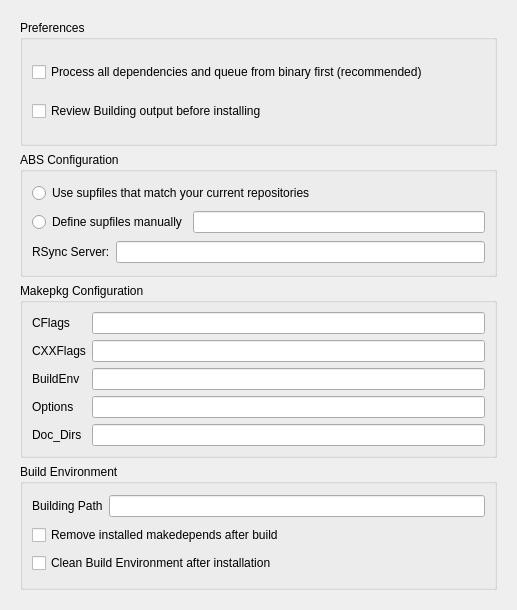
<?xml version="1.0" encoding="UTF-8"?>
<ui version="4.0">
 <class>Form</class>
 <widget class="QWidget" name="Form">
  <property name="geometry">
   <rect>
    <x>0</x>
    <y>0</y>
    <width>400</width>
    <height>300</height>
   </rect>
  </property>
  <property name="windowTitle">
   <string>Form</string>
  </property>
  <layout class="QHBoxLayout" name="horizontalLayout_5">
   <item>
    <widget class="QStackedWidget" name="stackedWidget">
     <property name="sizePolicy">
      <sizepolicy hsizetype="Minimum" vsizetype="Minimum">
       <horstretch>0</horstretch>
       <verstretch>0</verstretch>
      </sizepolicy>
     </property>
     <property name="currentIndex">
      <number>3</number>
     </property>
     <widget class="QWidget" name="Seite">
      <layout class="QVBoxLayout">
       <item>
        <widget class="QGroupBox" name="groupBox_5">
         <property name="title">
          <string>Favourite Actions</string>
         </property>
         <property name="alignment">
          <set>Qt::AlignLeading</set>
         </property>
         <layout class="QGridLayout" name="_2">
          <item row="0" column="0">
           <widget class="QLabel" name="label_7">
            <property name="text">
             <string>When Upgrading System:</string>
            </property>
           </widget>
          </item>
          <item row="1" column="0">
           <layout class="QHBoxLayout" name="_3">
            <item>
             <widget class="QRadioButton" name="upNowRadio">
              <property name="text">
               <string>Upgrade Immediately</string>
              </property>
             </widget>
            </item>
            <item>
             <widget class="QRadioButton" name="addUpRadio">
              <property name="text">
               <string>Add Upgradeable Packages To Queue</string>
              </property>
             </widget>
            </item>
            <item>
             <widget class="QRadioButton" name="askUpRadio">
              <property name="text">
               <string>Ask</string>
              </property>
             </widget>
            </item>
           </layout>
          </item>
          <item row="2" column="0">
           <widget class="Line" name="line">
            <property name="orientation">
             <enum>Qt::Horizontal</enum>
            </property>
           </widget>
          </item>
          <item row="3" column="0">
           <widget class="QLabel" name="label_8">
            <property name="text">
             <string>When Processing Queue</string>
            </property>
           </widget>
          </item>
          <item row="4" column="0">
           <widget class="QCheckBox" name="keepQueueTrayBox">
            <property name="text">
             <string>Keep application running in System Tray only</string>
            </property>
           </widget>
          </item>
         </layout>
        </widget>
       </item>
       <item>
        <widget class="QGroupBox" name="groupBox_6">
         <property name="title">
          <string>GUI Startup</string>
         </property>
         <layout class="QFormLayout" name="formLayout">
          <item row="1" column="0">
           <widget class="QCheckBox" name="startTrayBox">
            <property name="text">
             <string>Start in the System Tray</string>
            </property>
           </widget>
          </item>
          <item row="2" column="0">
           <widget class="QCheckBox" name="splashScreenBox">
            <property name="text">
             <string>Show Splashscreen</string>
            </property>
           </widget>
          </item>
          <item row="3" column="0">
           <widget class="QLabel" name="label_22">
            <property name="text">
             <string>Use the following language:</string>
            </property>
           </widget>
          </item>
          <item row="3" column="1">
           <widget class="QComboBox" name="languageCombo">
            <property name="maximumSize">
             <size>
              <width>100</width>
              <height>16777215</height>
             </size>
            </property>
           </widget>
          </item>
          <item row="0" column="0">
           <widget class="QCheckBox" name="disableTray">
            <property name="text">
             <string>Disable Tray Icon</string>
            </property>
           </widget>
          </item>
         </layout>
        </widget>
       </item>
       <item>
        <widget class="QGroupBox" name="groupBox">
         <property name="title">
          <string>Maintenance</string>
         </property>
         <layout class="QGridLayout" name="_4">
          <item row="0" column="0">
           <layout class="QVBoxLayout" name="_5">
            <item>
             <layout class="QHBoxLayout" name="_6">
              <item>
               <widget class="QComboBox" name="mantActionBox"/>
              </item>
              <item>
               <widget class="QPushButton" name="mantProcessButton">
                <property name="sizePolicy">
                 <sizepolicy hsizetype="Maximum" vsizetype="Fixed">
                  <horstretch>0</horstretch>
                  <verstretch>0</verstretch>
                 </sizepolicy>
                </property>
                <property name="text">
                 <string>Process Selected</string>
                </property>
                <property name="icon">
                 <iconset>
                  <normaloff>:/Icons/icons/dialog-ok-apply.png</normaloff>:/Icons/icons/dialog-ok-apply.png</iconset>
                </property>
               </widget>
              </item>
              <item>
               <spacer>
                <property name="orientation">
                 <enum>Qt::Horizontal</enum>
                </property>
                <property name="sizeHint" stdset="0">
                 <size>
                  <width>40</width>
                  <height>20</height>
                 </size>
                </property>
               </spacer>
              </item>
             </layout>
            </item>
            <item>
             <layout class="QHBoxLayout" name="_7">
              <item>
               <widget class="QLabel" name="statusLabel">
                <property name="text">
                 <string comment="Waiting for a user action">Waiting</string>
                </property>
                <property name="alignment">
                 <set>Qt::AlignCenter</set>
                </property>
               </widget>
              </item>
             </layout>
            </item>
            <item>
             <widget class="QTextEdit" name="mantDetails">
              <property name="sizePolicy">
               <sizepolicy hsizetype="Preferred" vsizetype="Maximum">
                <horstretch>0</horstretch>
                <verstretch>0</verstretch>
               </sizepolicy>
              </property>
              <property name="html">
               <string>&lt;!DOCTYPE HTML PUBLIC &quot;-//W3C//DTD HTML 4.0//EN&quot; &quot;http://www.w3.org/TR/REC-html40/strict.dtd&quot;&gt;
&lt;html&gt;&lt;head&gt;&lt;meta name=&quot;qrichtext&quot; content=&quot;1&quot; /&gt;&lt;style type=&quot;text/css&quot;&gt;
p, li { white-space: pre-wrap; }
&lt;/style&gt;&lt;/head&gt;&lt;body style=&quot; font-family:'Liberation Sans'; font-size:8pt; font-weight:400; font-style:normal;&quot;&gt;
&lt;p style=&quot; margin-top:0px; margin-bottom:0px; margin-left:0px; margin-right:0px; -qt-block-indent:0; text-indent:0px;&quot;&gt;&lt;span style=&quot; font-size:9pt;&quot;&gt;Shaman Manteinance.&lt;/span&gt;&lt;/p&gt;
&lt;p style=&quot; margin-top:0px; margin-bottom:0px; margin-left:0px; margin-right:0px; -qt-block-indent:0; text-indent:0px;&quot;&gt;&lt;span style=&quot; font-size:9pt;&quot;&gt;Please choose an action from the Drop-Down Menu.&lt;/span&gt;&lt;/p&gt;&lt;/body&gt;&lt;/html&gt;</string>
              </property>
             </widget>
            </item>
           </layout>
          </item>
         </layout>
        </widget>
       </item>
      </layout>
     </widget>
     <widget class="QWidget" name="Seite_2">
      <layout class="QGridLayout" name="_8">
       <item row="0" column="0">
        <widget class="QGroupBox" name="groupBox_2">
         <property name="sizePolicy">
          <sizepolicy hsizetype="Preferred" vsizetype="Preferred">
           <horstretch>0</horstretch>
           <verstretch>0</verstretch>
          </sizepolicy>
         </property>
         <property name="title">
          <string>Checkable Options</string>
         </property>
         <layout class="QGridLayout" name="_9">
          <item row="0" column="0">
           <widget class="QCheckBox" name="noPassiveFtpBox">
            <property name="text">
             <string>Use Active FTP</string>
            </property>
           </widget>
          </item>
          <item row="2" column="0">
           <widget class="QCheckBox" name="useDeltaBox">
            <property name="text">
             <string>Use Deltas (needs xdelta to be installed)</string>
            </property>
           </widget>
          </item>
          <item row="1" column="0">
           <widget class="QCheckBox" name="sysLogBox">
            <property name="text">
             <string>Use SysLog</string>
            </property>
           </widget>
          </item>
         </layout>
        </widget>
       </item>
       <item row="1" column="0">
        <widget class="QGroupBox" name="groupBox_3">
         <property name="title">
          <string>Advanced Options</string>
         </property>
         <layout class="QGridLayout" name="_10">
          <item row="0" column="0">
           <layout class="QVBoxLayout" name="_11">
            <item>
             <layout class="QGridLayout" name="_12">
              <item row="0" column="0">
               <widget class="QLabel" name="label">
                <property name="text">
                 <string>HoldPkgs:</string>
                </property>
               </widget>
              </item>
              <item row="0" column="1">
               <widget class="QLineEdit" name="holdPkgLine"/>
              </item>
              <item row="1" column="0">
               <widget class="QLabel" name="label_2">
                <property name="text">
                 <string>IgnorePkgs:</string>
                </property>
               </widget>
              </item>
              <item row="1" column="1">
               <widget class="QLineEdit" name="ignorePkgLine"/>
              </item>
              <item row="2" column="0">
               <widget class="QLabel" name="label_3">
                <property name="text">
                 <string>IgnoreGroups:</string>
                </property>
               </widget>
              </item>
              <item row="2" column="1">
               <widget class="QLineEdit" name="ignoreGrpsLine"/>
              </item>
              <item row="3" column="0">
               <widget class="QLabel" name="label_4">
                <property name="text">
                 <string>NoUpgrade:</string>
                </property>
               </widget>
              </item>
              <item row="3" column="1">
               <widget class="QLineEdit" name="noUpgradeLine"/>
              </item>
              <item row="4" column="0">
               <widget class="QLabel" name="label_5">
                <property name="text">
                 <string>NoExtract:</string>
                </property>
               </widget>
              </item>
              <item row="4" column="1">
               <widget class="QLineEdit" name="noExtractLine"/>
              </item>
              <item row="5" column="0">
               <widget class="QLabel" name="label_20">
                <property name="text">
                 <string>Log File:</string>
                </property>
               </widget>
              </item>
              <item row="5" column="1">
               <widget class="QLineEdit" name="logFileLine"/>
              </item>
             </layout>
            </item>
            <item>
             <layout class="QVBoxLayout" name="_13">
              <item>
               <widget class="QLabel" name="label_6">
                <property name="text">
                 <string>XFerCommand: (example: /path/to/command %u) Blank for Default</string>
                </property>
               </widget>
              </item>
              <item>
               <widget class="QLineEdit" name="xFerCommandLine"/>
              </item>
             </layout>
            </item>
           </layout>
          </item>
         </layout>
        </widget>
       </item>
       <item row="2" column="0">
        <spacer>
         <property name="orientation">
          <enum>Qt::Vertical</enum>
         </property>
         <property name="sizeHint" stdset="0">
          <size>
           <width>20</width>
           <height>40</height>
          </size>
         </property>
        </spacer>
       </item>
      </layout>
     </widget>
     <widget class="QWidget" name="page">
      <layout class="QGridLayout" name="_14">
       <item row="1" column="0">
        <widget class="QTabWidget" name="repoTab">
         <property name="currentIndex">
          <number>0</number>
         </property>
         <widget class="QWidget" name="officialTab">
          <attribute name="icon">
           <iconset>
            <normaloff>:/Icons/icons/archlinux-icon-crystal-32.svg</normaloff>:/Icons/icons/archlinux-icon-crystal-32.svg</iconset>
          </attribute>
          <attribute name="title">
           <string>Arch Linux Official Repositories</string>
          </attribute>
          <layout class="QGridLayout" name="_15">
           <item row="0" column="0">
            <layout class="QVBoxLayout" name="_16">
             <item>
              <layout class="QVBoxLayout" name="_17">
               <item>
                <layout class="QHBoxLayout" name="_18">
                 <item>
                  <widget class="QLabel" name="label_18">
                   <property name="maximumSize">
                    <size>
                     <width>150</width>
                     <height>16777215</height>
                    </size>
                   </property>
                   <property name="text">
                    <string/>
                   </property>
                   <property name="pixmap">
                    <pixmap>:/Icons/icons/archlinux-icon-crystal-32.svg</pixmap>
                   </property>
                  </widget>
                 </item>
                 <item>
                  <widget class="QLabel" name="officialLabel">
                   <property name="text">
                    <string>Here you can choose what repositories to use between Arch Linux's official ones. Please note that packages from Unstable and Testing may break your system.</string>
                   </property>
                   <property name="scaledContents">
                    <bool>true</bool>
                   </property>
                   <property name="wordWrap">
                    <bool>true</bool>
                   </property>
                  </widget>
                 </item>
                </layout>
               </item>
               <item>
                <widget class="QCheckBox" name="coreBox">
                 <property name="text">
                  <string comment="Do not translate">Core</string>
                 </property>
                </widget>
               </item>
               <item>
                <widget class="QCheckBox" name="extraBox">
                 <property name="text">
                  <string comment="Do not translate">Extra</string>
                 </property>
                </widget>
               </item>
               <item>
                <widget class="QCheckBox" name="communityBox">
                 <property name="text">
                  <string comment="Do not translate">Community</string>
                 </property>
                </widget>
               </item>
               <item>
                <widget class="QCheckBox" name="testingBox">
                 <property name="text">
                  <string comment="Do not translate">Testing</string>
                 </property>
                </widget>
               </item>
              </layout>
             </item>
             <item>
              <widget class="QGroupBox" name="groupBox_4">
               <property name="title">
                <string>Server</string>
               </property>
               <layout class="QVBoxLayout" name="verticalLayout_3">
                <item>
                 <layout class="QHBoxLayout" name="horizontalLayout_3">
                  <item>
                   <widget class="QLineEdit" name="addMirrorLine"/>
                  </item>
                  <item>
                   <widget class="QPushButton" name="addMirrorButton">
                    <property name="text">
                     <string>Add Mirror</string>
                    </property>
                    <property name="icon">
                     <iconset>
                      <normaloff>:/Icons/icons/list-add.png</normaloff>:/Icons/icons/list-add.png</iconset>
                    </property>
                   </widget>
                  </item>
                 </layout>
                </item>
                <item>
                 <widget class="QScrollArea" name="archScrollArea">
                  <property name="widgetResizable">
                   <bool>true</bool>
                  </property>
                  <widget class="QWidget" name="scrollAreaWidgetContents_2">
                   <property name="geometry">
                    <rect>
                     <x>0</x>
                     <y>0</y>
                     <width>94</width>
                     <height>24</height>
                    </rect>
                   </property>
                  </widget>
                 </widget>
                </item>
                <item>
                 <layout class="QHBoxLayout" name="horizontalLayout">
                  <item>
                   <spacer name="horizontalSpacer">
                    <property name="orientation">
                     <enum>Qt::Horizontal</enum>
                    </property>
                    <property name="sizeHint" stdset="0">
                     <size>
                      <width>40</width>
                      <height>20</height>
                     </size>
                    </property>
                   </spacer>
                  </item>
                  <item>
                   <widget class="QPushButton" name="addServerButton">
                    <property name="text">
                     <string>Add another server</string>
                    </property>
                   </widget>
                  </item>
                 </layout>
                </item>
               </layout>
              </widget>
             </item>
            </layout>
           </item>
          </layout>
         </widget>
         <widget class="QWidget" name="KDEModTab">
          <attribute name="icon">
           <iconset>
            <normaloff>:/Icons/icons/archlinux-mods-kdemod.svg</normaloff>:/Icons/icons/archlinux-mods-kdemod.svg</iconset>
          </attribute>
          <attribute name="title">
           <string>KDEMod Repositories</string>
          </attribute>
          <layout class="QVBoxLayout" name="_19">
           <item>
            <layout class="QVBoxLayout" name="_20">
             <item>
              <layout class="QHBoxLayout" name="_21">
               <item>
                <widget class="QLabel" name="label_15">
                 <property name="maximumSize">
                  <size>
                   <width>150</width>
                   <height>16777215</height>
                  </size>
                 </property>
                 <property name="text">
                  <string/>
                 </property>
                 <property name="pixmap">
                  <pixmap>:/Icons/icons/archlinux-mods-kdemod.svg</pixmap>
                 </property>
                </widget>
               </item>
               <item>
                <widget class="QLabel" name="KDEModLabel">
                 <property name="text">
                  <string>KDEMod is an improved version of KDE, an Arch Linux exclusive. Featuring an improved Qt build, compatible with Arch Linux standard Qt's, an improved theme, and lots of addons, KDEMod is the best way to taste the ease and the power of KDE with the simplicity and the power of Arch.</string>
                 </property>
                 <property name="scaledContents">
                  <bool>true</bool>
                 </property>
                 <property name="wordWrap">
                  <bool>true</bool>
                 </property>
                </widget>
               </item>
              </layout>
             </item>
             <item>
              <widget class="QCheckBox" name="KDEMod4Box">
               <property name="text">
                <string>KDEMod 4 Repository</string>
               </property>
              </widget>
             </item>
             <item>
              <widget class="QCheckBox" name="KDEMod4ExtragearBox">
               <property name="text">
                <string>KDEMod 4 Extragear Repository</string>
               </property>
              </widget>
             </item>
             <item>
              <widget class="QCheckBox" name="KDEMod4PlaygroundBox">
               <property name="text">
                <string>KDEMod 4 Playground Repository</string>
               </property>
              </widget>
             </item>
             <item>
              <widget class="QCheckBox" name="KDEMod4TestingBox">
               <property name="text">
                <string>KDEMod 4 Testing Repository</string>
               </property>
              </widget>
             </item>
             <item>
              <widget class="QCheckBox" name="KDEMod4UnstableBox">
               <property name="text">
                <string>KDEMod 4 Unstable Repository (Testers only!)</string>
               </property>
              </widget>
             </item>
             <item>
              <widget class="QCheckBox" name="KDEMod3Box">
               <property name="text">
                <string>KDEMod 3 Repository</string>
               </property>
              </widget>
             </item>
             <item>
              <widget class="QGroupBox" name="groupBox_13">
               <property name="title">
                <string>Server</string>
               </property>
               <layout class="QVBoxLayout" name="verticalLayout_4">
                <item>
                 <layout class="QHBoxLayout" name="horizontalLayout_4">
                  <item>
                   <widget class="QLineEdit" name="addMirrorLine_2"/>
                  </item>
                  <item>
                   <widget class="QPushButton" name="addMirrorButton_2">
                    <property name="text">
                     <string>Add Mirror</string>
                    </property>
                    <property name="icon">
                     <iconset>
                      <normaloff>:/Icons/icons/list-add.png</normaloff>:/Icons/icons/list-add.png</iconset>
                    </property>
                   </widget>
                  </item>
                 </layout>
                </item>
                <item>
                 <widget class="QScrollArea" name="kdemodScrollArea">
                  <property name="widgetResizable">
                   <bool>true</bool>
                  </property>
                  <widget class="QWidget" name="scrollAreaWidgetContents_3">
                   <property name="geometry">
                    <rect>
                     <x>0</x>
                     <y>0</y>
                     <width>94</width>
                     <height>24</height>
                    </rect>
                   </property>
                  </widget>
                 </widget>
                </item>
                <item>
                 <layout class="QHBoxLayout" name="horizontalLayout_2">
                  <item>
                   <spacer name="horizontalSpacer_2">
                    <property name="orientation">
                     <enum>Qt::Horizontal</enum>
                    </property>
                    <property name="sizeHint" stdset="0">
                     <size>
                      <width>40</width>
                      <height>20</height>
                     </size>
                    </property>
                   </spacer>
                  </item>
                  <item>
                   <widget class="QPushButton" name="addKDEModServerButton">
                    <property name="text">
                     <string>Add another server</string>
                    </property>
                   </widget>
                  </item>
                 </layout>
                </item>
               </layout>
              </widget>
             </item>
            </layout>
           </item>
          </layout>
         </widget>
         <widget class="QWidget" name="thirdPartyTab">
          <attribute name="icon">
           <iconset>
            <normaloff>:/Icons/icons/network-server-database.png</normaloff>:/Icons/icons/network-server-database.png</iconset>
          </attribute>
          <attribute name="title">
           <string>Third-Party Repositories</string>
          </attribute>
          <layout class="QGridLayout" name="_22">
           <item row="0" column="0">
            <layout class="QVBoxLayout" name="_23">
             <item>
              <widget class="QLabel" name="thirdPartyLabel">
               <property name="text">
                <string>You can extend your packages choice by adding other repositories. Third-Party Repositories act just as normal ones, and will be accessible through both Shaman and Pacman.</string>
               </property>
               <property name="scaledContents">
                <bool>true</bool>
               </property>
               <property name="wordWrap">
                <bool>true</bool>
               </property>
              </widget>
             </item>
             <item>
              <widget class="QScrollArea" name="scrollArea">
               <property name="widgetResizable">
                <bool>true</bool>
               </property>
               <widget class="QWidget" name="scrollAreaWidgetContents">
                <property name="geometry">
                 <rect>
                  <x>0</x>
                  <y>0</y>
                  <width>94</width>
                  <height>24</height>
                 </rect>
                </property>
               </widget>
              </widget>
             </item>
             <item>
              <layout class="QHBoxLayout" name="_24">
               <item>
                <spacer>
                 <property name="orientation">
                  <enum>Qt::Horizontal</enum>
                 </property>
                 <property name="sizeHint" stdset="0">
                  <size>
                   <width>71</width>
                   <height>20</height>
                  </size>
                 </property>
                </spacer>
               </item>
               <item>
                <widget class="QPushButton" name="addThirdPartyButton">
                 <property name="text">
                  <string>Add New Repository</string>
                 </property>
                 <property name="icon">
                  <iconset>
                   <normaloff>:/Icons/icons/list-add.png</normaloff>:/Icons/icons/list-add.png</iconset>
                 </property>
                </widget>
               </item>
              </layout>
             </item>
            </layout>
           </item>
          </layout>
         </widget>
         <widget class="QWidget" name="tab">
          <attribute name="title">
           <string>Repository Order</string>
          </attribute>
          <layout class="QVBoxLayout" name="verticalLayout_2">
           <item>
            <layout class="QVBoxLayout" name="verticalLayout">
             <property name="spacing">
              <number>20</number>
             </property>
             <property name="topMargin">
              <number>15</number>
             </property>
             <item>
              <widget class="QLabel" name="label_23">
               <property name="text">
                <string>Please order your repositories to define which one will be preferred over another.</string>
               </property>
              </widget>
             </item>
             <item>
              <widget class="QListWidget" name="listWidget_2">
               <property name="dragDropMode">
                <enum>QAbstractItemView::InternalMove</enum>
               </property>
               <property name="movement">
                <enum>QListView::Free</enum>
               </property>
              </widget>
             </item>
            </layout>
           </item>
          </layout>
         </widget>
        </widget>
       </item>
      </layout>
     </widget>
     <widget class="QWidget" name="Seite_3">
      <layout class="QGridLayout" name="_25">
       <item row="0" column="0">
        <widget class="QGroupBox" name="groupBox_9">
         <property name="title">
          <string>Preferences</string>
         </property>
         <layout class="QGridLayout" name="_26">
          <item row="0" column="0">
           <widget class="QCheckBox" name="makeDepsSourceBox">
            <property name="text">
             <string>Process all dependencies and queue from binary first (recommended)</string>
            </property>
           </widget>
          </item>
          <item row="1" column="0">
           <widget class="QCheckBox" name="reviewBuildOutBox">
            <property name="text">
             <string>Review Building output before installing</string>
            </property>
           </widget>
          </item>
         </layout>
        </widget>
       </item>
       <item row="1" column="0">
        <widget class="QGroupBox" name="groupBox_7">
         <property name="title">
          <string>ABS Configuration</string>
         </property>
         <layout class="QGridLayout" name="_27">
          <item row="0" column="0" colspan="3">
           <widget class="QRadioButton" name="useMatchSupRadio">
            <property name="text">
             <string>Use supfiles that match your current repositories</string>
            </property>
           </widget>
          </item>
          <item row="1" column="0" colspan="2">
           <widget class="QRadioButton" name="useCustomSupRadio">
            <property name="text">
             <string>Define supfiles manually</string>
            </property>
           </widget>
          </item>
          <item row="1" column="2">
           <widget class="QLineEdit" name="supEdit"/>
          </item>
          <item row="2" column="0">
           <widget class="QLabel" name="label_21">
            <property name="text">
             <string>RSync Server:</string>
            </property>
           </widget>
          </item>
          <item row="2" column="1" colspan="2">
           <widget class="QLineEdit" name="rsyncServerEdit"/>
          </item>
         </layout>
        </widget>
       </item>
       <item row="2" column="0">
        <widget class="QGroupBox" name="groupBox_8">
         <property name="title">
          <string>Makepkg Configuration</string>
         </property>
         <layout class="QGridLayout" name="_28">
          <item row="0" column="0">
           <widget class="QLabel" name="label_9">
            <property name="text">
             <string>CFlags</string>
            </property>
           </widget>
          </item>
          <item row="0" column="1">
           <widget class="QLineEdit" name="CFlagEdit"/>
          </item>
          <item row="1" column="0">
           <widget class="QLabel" name="label_10">
            <property name="text">
             <string>CXXFlags</string>
            </property>
           </widget>
          </item>
          <item row="1" column="1">
           <widget class="QLineEdit" name="CXXFlagEdit"/>
          </item>
          <item row="2" column="0">
           <widget class="QLabel" name="label_11">
            <property name="text">
             <string>BuildEnv</string>
            </property>
           </widget>
          </item>
          <item row="2" column="1">
           <widget class="QLineEdit" name="buildEnvEdit"/>
          </item>
          <item row="3" column="0">
           <widget class="QLabel" name="label_12">
            <property name="text">
             <string>Options</string>
            </property>
           </widget>
          </item>
          <item row="3" column="1">
           <widget class="QLineEdit" name="optionsMkPkgEdit"/>
          </item>
          <item row="4" column="0">
           <widget class="QLabel" name="label_13">
            <property name="text">
             <string>Doc_Dirs</string>
            </property>
           </widget>
          </item>
          <item row="4" column="1">
           <widget class="QLineEdit" name="docDirsEdit"/>
          </item>
         </layout>
        </widget>
       </item>
       <item row="3" column="0">
        <widget class="QGroupBox" name="groupBox_10">
         <property name="title">
          <string>Build Environment</string>
         </property>
         <layout class="QGridLayout" name="_29">
          <item row="0" column="0">
           <widget class="QLabel" name="label_14">
            <property name="text">
             <string>Building Path</string>
            </property>
           </widget>
          </item>
          <item row="0" column="1">
           <widget class="QLineEdit" name="buildPathEdit"/>
          </item>
          <item row="1" column="0" colspan="2">
           <widget class="QCheckBox" name="cleanMakeDepsBox">
            <property name="text">
             <string>Remove installed makedepends after build</string>
            </property>
           </widget>
          </item>
          <item row="2" column="0" colspan="2">
           <widget class="QCheckBox" name="cleanBuildEnvBox">
            <property name="text">
             <string>Clean Build Environment after installation</string>
            </property>
           </widget>
          </item>
         </layout>
        </widget>
       </item>
      </layout>
     </widget>
     <widget class="QWidget" name="page_2">
      <layout class="QGridLayout" name="_30">
       <item row="0" column="0">
        <widget class="QGroupBox" name="groupBox_11">
         <property name="title">
          <string>When Application is in System Tray only</string>
         </property>
         <layout class="QGridLayout" name="_31">
          <item row="0" column="0" colspan="2">
           <widget class="QCheckBox" name="updateDbTrayBox">
            <property name="text">
             <string>Update Database every</string>
            </property>
           </widget>
          </item>
          <item row="0" column="2">
           <widget class="QSpinBox" name="minutesSpin">
            <property name="enabled">
             <bool>true</bool>
            </property>
            <property name="suffix">
             <string comment="As in &quot;minutes&quot;">min</string>
            </property>
           </widget>
          </item>
          <item row="2" column="0" colspan="3">
           <widget class="QCheckBox" name="updateDbShowNotify">
            <property name="text">
             <string>Show tray notification Windows</string>
            </property>
            <property name="checked">
             <bool>false</bool>
            </property>
           </widget>
          </item>
          <item row="3" column="0">
           <widget class="QLabel" name="label_17">
            <property name="text">
             <string>If upgrades are available:</string>
            </property>
           </widget>
          </item>
          <item row="3" column="1" colspan="2">
           <widget class="QRadioButton" name="upNotifyRadio">
            <property name="text">
             <string>Just Notify</string>
            </property>
           </widget>
          </item>
          <item row="3" column="3">
           <widget class="QRadioButton" name="upNotifyAddRadio">
            <property name="text">
             <string>Notify and add them to Queue</string>
            </property>
           </widget>
          </item>
          <item row="1" column="0" colspan="2">
           <widget class="QCheckBox" name="updateDbTrayAtBox">
            <property name="text">
             <string>Update Database at</string>
            </property>
           </widget>
          </item>
          <item row="1" column="2">
           <widget class="QTimeEdit" name="schedTimeEdit"/>
          </item>
         </layout>
        </widget>
       </item>
       <item row="1" column="0">
        <widget class="QGroupBox" name="proxyGroup">
         <property name="title">
          <string>Use a proxy-server</string>
         </property>
         <property name="checkable">
          <bool>true</bool>
         </property>
         <property name="checked">
          <bool>false</bool>
         </property>
         <layout class="QGridLayout" name="_32">
          <item row="0" column="0">
           <widget class="QLabel" name="label_16">
            <property name="text">
             <string>IP:</string>
            </property>
           </widget>
          </item>
          <item row="0" column="1">
           <widget class="QLineEdit" name="proxyServer">
            <property name="sizePolicy">
             <sizepolicy hsizetype="MinimumExpanding" vsizetype="Fixed">
              <horstretch>0</horstretch>
              <verstretch>0</verstretch>
             </sizepolicy>
            </property>
            <property name="minimumSize">
             <size>
              <width>0</width>
              <height>0</height>
             </size>
            </property>
           </widget>
          </item>
          <item row="0" column="2">
           <widget class="QLabel" name="label_19">
            <property name="text">
             <string>Port:</string>
            </property>
           </widget>
          </item>
          <item row="0" column="3">
           <widget class="QLineEdit" name="proxyPort">
            <property name="sizePolicy">
             <sizepolicy hsizetype="Fixed" vsizetype="Fixed">
              <horstretch>0</horstretch>
              <verstretch>0</verstretch>
             </sizepolicy>
            </property>
            <property name="minimumSize">
             <size>
              <width>40</width>
              <height>0</height>
             </size>
            </property>
            <property name="maximumSize">
             <size>
              <width>40</width>
              <height>16777215</height>
             </size>
            </property>
           </widget>
          </item>
          <item row="0" column="4">
           <spacer>
            <property name="orientation">
             <enum>Qt::Horizontal</enum>
            </property>
            <property name="sizeHint" stdset="0">
             <size>
              <width>191</width>
              <height>20</height>
             </size>
            </property>
           </spacer>
          </item>
          <item row="1" column="0" colspan="2">
           <widget class="QCheckBox" name="httpProxyBox">
            <property name="text">
             <string>HTTP Proxy</string>
            </property>
           </widget>
          </item>
          <item row="2" column="0" colspan="2">
           <widget class="QCheckBox" name="ftpProxyBox">
            <property name="text">
             <string>FTP Proxy</string>
            </property>
           </widget>
          </item>
         </layout>
        </widget>
       </item>
       <item row="2" column="0">
        <widget class="QGroupBox" name="useRSSBox">
         <property name="title">
          <string>Use Shaman RSS Capabilities</string>
         </property>
         <property name="checkable">
          <bool>true</bool>
         </property>
         <property name="checked">
          <bool>false</bool>
         </property>
         <layout class="QGridLayout" name="_33">
          <item row="0" column="0">
           <widget class="QCheckBox" name="updateRSSBox">
            <property name="text">
             <string>Update RSS Feed Every</string>
            </property>
           </widget>
          </item>
          <item row="0" column="1">
           <widget class="QSpinBox" name="updateRSSSpin">
            <property name="suffix">
             <string comment="As in &quot;minutes&quot;">min</string>
            </property>
           </widget>
          </item>
          <item row="1" column="0">
           <widget class="QCheckBox" name="notifyRSSBox">
            <property name="text">
             <string>Notify upon new items</string>
            </property>
           </widget>
          </item>
          <item row="2" column="0" colspan="3">
           <widget class="QCheckBox" name="notifyQueueRSSBox">
            <property name="text">
             <string>Check if there is an unread news about a package in Queue before processing it</string>
            </property>
           </widget>
          </item>
          <item row="0" column="2">
           <spacer>
            <property name="orientation">
             <enum>Qt::Horizontal</enum>
            </property>
            <property name="sizeHint" stdset="0">
             <size>
              <width>40</width>
              <height>20</height>
             </size>
            </property>
           </spacer>
          </item>
         </layout>
        </widget>
       </item>
       <item row="4" column="0">
        <spacer>
         <property name="orientation">
          <enum>Qt::Vertical</enum>
         </property>
         <property name="sizeHint" stdset="0">
          <size>
           <width>20</width>
           <height>40</height>
          </size>
         </property>
        </spacer>
       </item>
       <item row="3" column="0">
        <widget class="QGroupBox" name="groupBox_12">
         <property name="title">
          <string>Interface</string>
         </property>
         <layout class="QVBoxLayout" name="_34">
          <item>
           <widget class="QCheckBox" name="useAnimatedBox">
            <property name="text">
             <string>Use Animated Tray Icon</string>
            </property>
           </widget>
          </item>
          <item>
           <widget class="QCheckBox" name="autoStartBox">
            <property name="text">
             <string>Start Shaman Automatically on X Startup</string>
            </property>
           </widget>
          </item>
          <item>
           <widget class="QCheckBox" name="noRootBox">
            <property name="text">
             <string>Forbid starting Shaman as root</string>
            </property>
           </widget>
          </item>
         </layout>
        </widget>
       </item>
      </layout>
     </widget>
    </widget>
   </item>
  </layout>
 </widget>
 <resources/>
 <connections/>
</ui>
